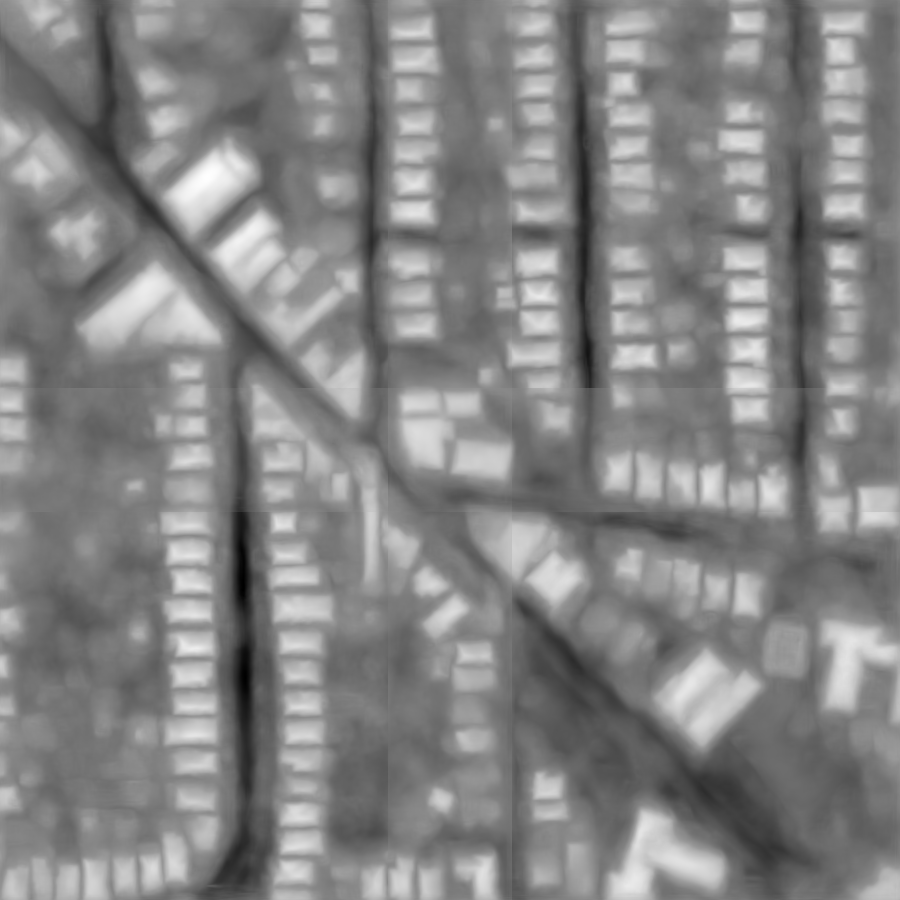
#> input picture Solaris_FOSS4G_2019/xdxd_inference_out/MVOI_nadir10_test_sample.tif, 900 x 900 px
$ jupyter execute --allow-errors 2_under_the_hood.ipynb
#> lines starting #> are read from the running program, lines starting #| are printed output that depends on the picture
# Notebook 2: What's going on under the hood?

Let's go step-by-step through an inference pipeline to see what `solaris` is doing during that process. For simplicity we'll be using the same image as in Notebook 1.

There are several steps to the inference process:

1. [__Pre-processing input images__](#section1)
2. [__Tiling images to ML-compatible sizes__](#Tiling-images-to-ML-compatible-sizes)
3. Generating predictions with the neural net: See CosmiQ_Solaris_Inference_Intro slides
4. [__Going from predictions to geo-registered vector labels__](#Going-from-predictions-to-geo-registered-footprint-labels)

Let's start with input pre-processing.

<a id="section1"></a>
## Pre-processing input images

One of the biggest challenges with analyzing overhead imagery (or really any imagery) with neural networks is ensuring that the input data looks similar enough to what the network was trained on. For example, if the neural net was trained on a 16-bit RGB Pan-sharpened image (31 cm resolution) from DigitalGlobe's WorldView-3 satellite, it's not going to work too well on an 8-bit version of a multispectral image taken from the same satellite. This remains a major barrier for ensuring accurate comparisons of model performance: how can we be sure that the performance of two models applied to the same imagery is truly a reflection of the model, not just incompatibility of pre-processing?

Enter `solaris`, which provides a simple way to build pre-processing pipelines into model inputs. Solaris provides two approaches for normalization of inputs:
1. __Recommended:__ normalize inputs during model ingestion using [albumentations](https://albumentations.readthedocs.io), an image transformation library (initially created by [Alexander Buslaev](https://github.com/albu), a Mapbox computer vision engineer, Kaggle Master, and SpaceNet Challenge participant)
2. Normalize inputs during image read-in with [`sol.utils.io.imread`](https://solaris.readthedocs.io/en/latest/api/utils.html#solaris.utils.io.imread)
3. _Discouraged_: Pre-process your images beforehand and do not normalize after ingestion: You _can_ do this, but it makes it much harder for others to use your models, and requires you to write custom normalization scripts for every dataset you want to use that model on!

Let's dig into 1. more closely: how does our sample configuration file specify input data normalization? The following lines from the YAML file define it:

```yaml
inference_augmentation:
  augmentations:
    DropChannel:
      idx: 3
      axis: 2
      p: 1.0
    Normalize:
      mean:
        - 0.006479
        - 0.009328
        - 0.01123
      std:
        - 0.004986
        - 0.004964
        - 0.004950
      max_pixel_value: 65535.0
      p: 1.0
  p: 1.0
```

The model will ingest the source imagery, then perform the following operations:

- `DropChannel`: Drop the channel at index 3 in the axis at index 2 (the band axis). This channel corresponds to the Near-IR band in the input imagery, which the SpaceNet competitor did not use in his model. It is done to every image (`p=1.0`).
- `Normalize`: Each channel is individually normalized (z-scored) using [albumentations' `Normalize`](https://albumentations.readthedocs.io/en/latest/api/augmentations.html#albumentations.augmentations.transforms.Normalize). The mean and standard deviation (`std`) values were calculated for this specific dataset, and would need to be determined on a dataset-by-dataset basis. `max_pixel_value` specifies the max value of the bit depth of the input (`65535` for 16-bit). This is done to every image (`p=1.0`).

And that's all there is to it! There are many different augmentations that can be applied (see the [albumentations documentation](https://albumentations.readthedocs.io) and the [solaris docs](https://solaris.readthedocs.io/en/latest/api/nets.html#module-solaris.nets.transform) for the full lists). For example, during training, it's often important to re-size an image to fit into a neural network's architecture.

## Tiling images to ML-compatible sizes

 When we trained this model, we achieved this by randomly cropping out an appropriate-sized portion of each image, as indicated in the config file:

```yaml
training_augmentation:
  augmentations:
    (...)
    RandomCrop:
      height: 512
      width: 512
      p: 1.0
```
Because a different crop is taken at each epoch, we still get full dataset coverage during training. Other approaches, such as re-sizing the image to different dimensions, are also available.

__However, this doesn't work for inference, where we want to make sure we get predictions across the entire image.__ To address this, `solaris` contains another object for ingesting inference data, the [`InferenceTiler`](https://solaris.readthedocs.io/en/latest/api/nets.html#solaris.nets.datagen.InferenceTiler). This object chips out images into tiles of the desired size, runs pre-processing on them, and can then feed them into the neural net for prediction:

There are also options to tile with overlap and average the results, to avoid edge effects - see the documentation for [`sol.nets.datagen.InferenceTiler`](https://solaris.readthedocs.io/en/latest/api/nets.html#solaris.nets.datagen.InferenceTiler) and [`sol.vector.mask.mask_to_poly_geojson`](https://solaris.readthedocs.io/en/latest/api/vector.html#solaris.vector.mask.mask_to_poly_geojson) for details.

So, now you understand how data is tiled for inference - but what is the ML model actually doing?

## Generating predictions with the neural net

__Pause here for slides (CosmiQ_Solaris_Inference_Intro)__

## Going from predictions to geo-registered footprint labels

As you could see from the slides (and the intro notebook), `solaris` takes the raw pixel-wise predictions and converts them into vector-formatted labels. How does it do this?

Two steps:
1. Binarize
2. Convert to vector-formatted, georegistered labels

`solaris` provides a single function that integrates both of these steps: [`sol.vector.mask.mask_to_poly_geojson()`](https://solaris.readthedocs.io/en/latest/api/vector.html#solaris.vector.mask.mask_to_poly_geojson). Let's go through an example of how to use this (run both of the next two cells)

[cell 1]
# some housekeeping - run this first!

import solaris as sol
import skimage
import os
from matplotlib import pyplot as plt

data_path = '/data'  # NON-WORKSHOP PARTICIPANTS: change this path to point to the directory where you've stored the data.

[cell 2]
src_im_path = os.path.join(data_path, 'MVOI_data/MVOI_nadir10_test_sample.tif')
inference_output_path = "xdxd_inference_out/MVOI_nadir10_test_sample.tif"
inference_arr = skimage.io.imread(inference_output_path)[:, :, 0]
#> inference_arr is the input picture: shape (900, 900) float32; min -29.49, max 16.53, mean -5.59
# first, we'll normalize to a 0-1 range for simple interpretation
# 0 = lower p(building), 1 = higher p(building)

inference_arr = inference_arr - inference_arr.min()
inference_arr = inference_arr/inference_arr.max()

f, axarr = plt.subplots(2, 1, figsize=(8,10))

axarr[0].imshow(inference_arr, cmap='gray')
axarr[0].set_title('Raw inference output')
axarr[1].hist(inference_arr.flatten(), bins=50, color='firebrick');
axarr[1].set_ylabel('Number of pixels',)
axarr[1].set_xlabel('Raw confidence value')
axarr[1].set_title('Confidence value histogram');
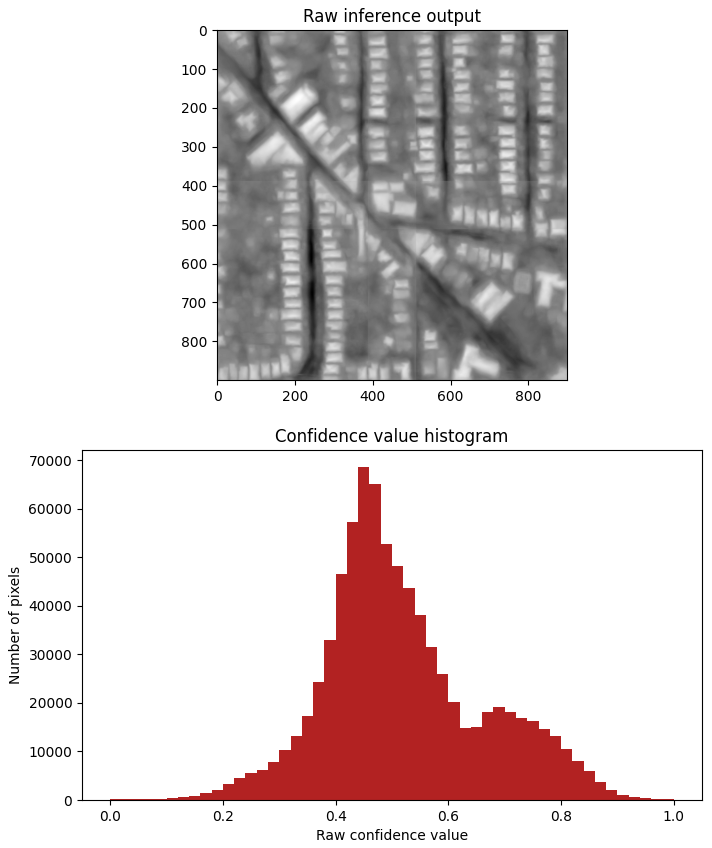
#> figure drawn by matplotlib, 2 panels; panel 2: tallest bar 68716 high, from x = 0.44 to 0.46

As we can see, this yields one major peak of relatively low-confidence pixels, and some higher-valued pixels. Presumably the majority of pixels don't correspond to buildings, so we'll want to binarize with a threshold somewhere above 0.6 so that those pixels are set to background. `sol.vector.mask.mask_to_poly_geojson()` allows the user to provide a `bg_threshold` argument that specifies the value to separate foreground and background. Let's first try 0.75.

#> (a cell that did not finish here is left out)

`inferred_vectors` is a [GeoPandas](http://geopandas.org/) `GeoDataFrame` containing the geometries in the WGS84 UTM zone for Atlanta. The next cell shows us some of those geometries.

#> (a cell that did not finish here is left out)

Let's visualize those geometries. It's easiest to do this by rasterizing the vector-formatted labels to create a binary mask; we'll do that using solaris's `sol.vector.mask.footprint_mask()`, which takes in your vector file and the image it corresponds to and spits out the binary mask.

[cell 5]
src_im_path = os.path.join(data_path, 'MVOI_data/MVOI_nadir10_test_sample.tif')
# read the image in
im_arr = skimage.io.imread(src_im_path)
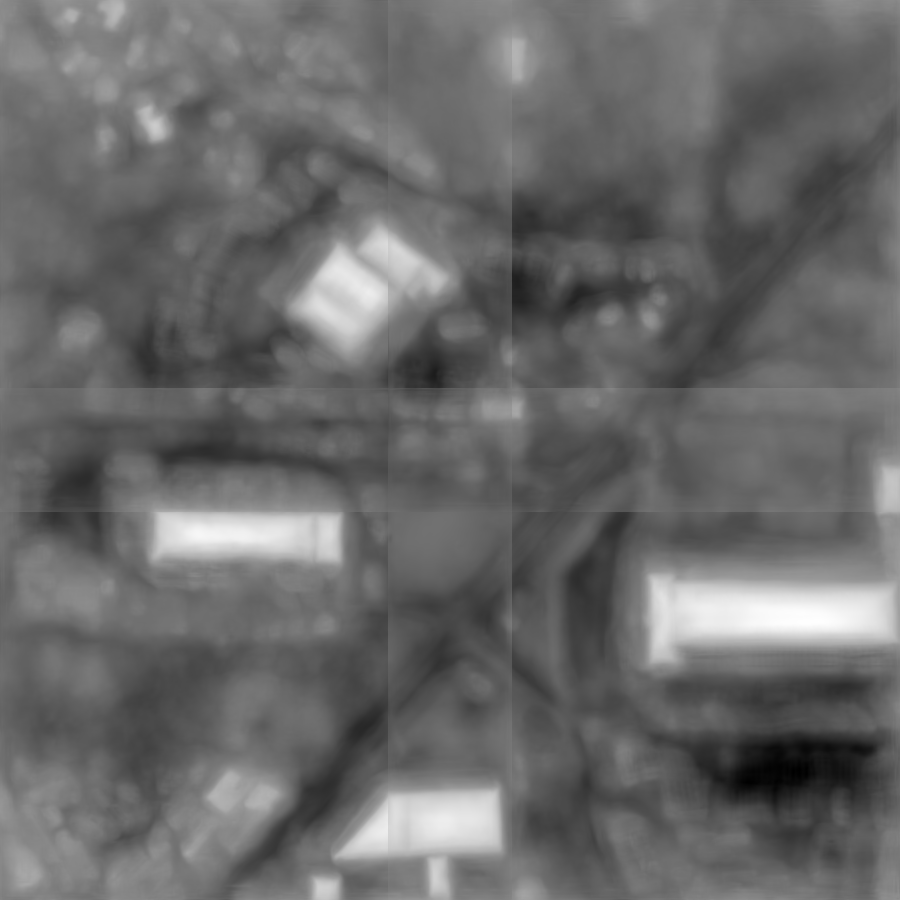
#> input picture Solaris_FOSS4G_2019/inference_out/MVOI_nadir10_test_sample.tif, 900 x 900 px, found by its file name
#> im_arr is the input picture: shape (900, 900, 1) float32; min -34.46, max 19.65, mean -12.04

#> (the rest of this cell did not finish here and is left out)
